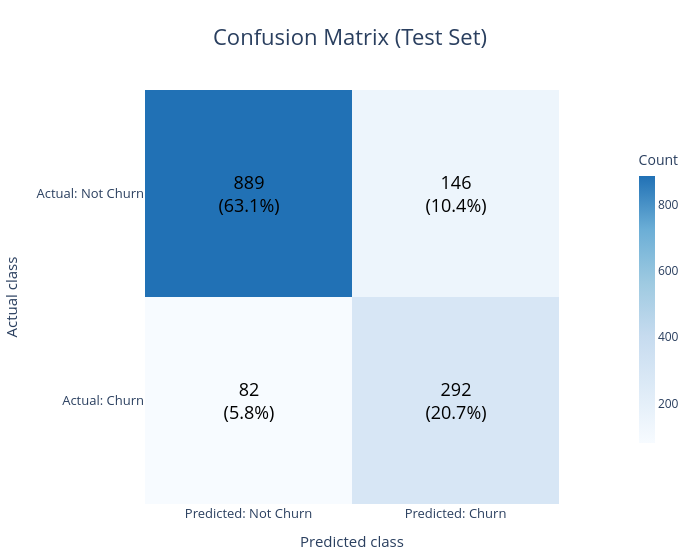

Here is the notebook cell this chart was saved with:
### Code cell
result = pd.DataFrame({
    'actual': y_test,
    'prediction': y_test_pred,
    'pred_proba': y_test_proba,
})

cm = confusion_matrix(result['actual'], result['prediction'])
cm_pct = cm / cm.sum()

cm_df = pd.DataFrame(
    cm,
    index=['Actual: Not Churn', 'Actual: Churn'],
    columns=['Predicted: Not Churn', 'Predicted: Churn'],
)

text_matrix = np.array([
    [f'{cm[i, j]}<br>({cm_pct[i, j]:.1%})' for j in range(cm.shape[1])]
    for i in range(cm.shape[0])
])

hover_matrix = np.array([
    [f'{cm[i, j]:,} ({cm_pct[i, j]:.1%})' for j in range(cm.shape[1])]
    for i in range(cm.shape[0])
])


fig = px.imshow(
    cm_df,
    aspect='equal',
    color_continuous_scale=[
        [0.0, '#f7fbff'],
        [0.2, '#deebf7'],
        [0.4, '#c6dbef'],
        [0.6, '#9ecae1'],
        [0.8, '#6baed6'],
        [1.0, '#2171b5'],
    ],
)

fig.update_traces(
    text=text_matrix,
    customdata=hover_matrix,
    texttemplate='%{text}',
    textfont=dict(size=18, color='black'),
    hovertemplate=(
        '%{y}<br>%{x}<br>'
        '%{customdata}<extra></extra>'
    ),
)

fig.update_layout(
    title=dict(
        text='Confusion Matrix (Test Set)',
        x=0.5,
        xanchor='center',
        font=dict(size=22),
    ),
    width=700,
    height=560,
    template='plotly_white',
    margin=dict(l=40, r=40, t=90, b=40),
    coloraxis_colorbar=dict(
        title='Count',
        thickness=16,
        len=0.75,
    ),
)

fig.update_xaxes(
    title_text='Predicted class',
    tickfont=dict(size=13),
    title_font=dict(size=15),
)

fig.update_yaxes(
    title_text='Actual class',
    tickfont=dict(size=13),
    title_font=dict(size=15),
)

fig.show()

### Figure 1 — Plotly figure (JSON) as saved in the notebook; plotly's stock layout.template omitted (floating-point values rounded to 4 significant figures)
{"data": [{"coloraxis": "coloraxis", "customdata": [["889 (63.1%)", "146 (10.4%)"], ["82 (5.8%)", "292 (20.7%)"]], "hovertemplate": "%{y}<br>%{x}<br>%{customdata}<extra></extra>", "name": "0", "text": [["889<br>(63.1%)", "146<br>(10.4%)"], ["82<br>(5.8%)", "292<br>(20.7%)"]], "textfont": {"color": "black", "size": 18}, "texttemplate": "%{text}", "type": "heatmap", "x": ["Predicted: Not Churn", "Predicted: Churn"], "xaxis": "x", "y": ["Actual: Not Churn", "Actual: Churn"], "yaxis": "y", "z": [[889, 146], [82, 292]]}], "layout": {"coloraxis": {"colorbar": {"len": 0.75, "thickness": 16, "title": {"text": "Count"}}, "colorscale": [[0, "#f7fbff"], [0.2, "#deebf7"], [0.4, "#c6dbef"], [0.6, "#9ecae1"], [0.8, "#6baed6"], [1, "#2171b5"]]}, "height": 560, "margin": {"b": 40, "l": 40, "r": 40, "t": 90}, "title": {"font": {"size": 22}, "text": "Confusion Matrix (Test Set)", "x": 0.5, "xanchor": "center"}, "width": 700, "xaxis": {"anchor": "y", "constrain": "domain", "domain": [0, 1], "scaleanchor": "y", "tickfont": {"size": 13}, "title": {"font": {"size": 15}, "text": "Predicted class"}}, "yaxis": {"anchor": "x", "autorange": "reversed", "constrain": "domain", "domain": [0, 1], "tickfont": {"size": 13}, "title": {"font": {"size": 15}, "text": "Actual class"}}}}
